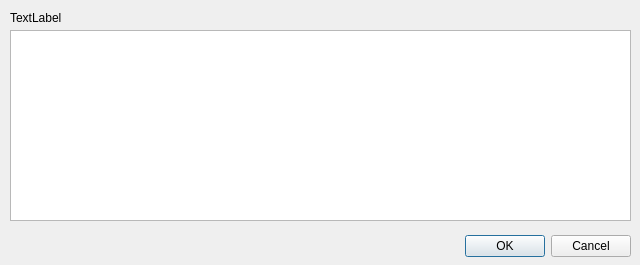
<?xml version="1.0" encoding="UTF-8"?>
<ui version="4.0">
 <class>Dialog</class>
 <widget class="QDialog" name="Dialog">
  <property name="geometry">
   <rect>
    <x>0</x>
    <y>0</y>
    <width>640</width>
    <height>265</height>
   </rect>
  </property>
  <property name="windowTitle">
   <string>Dialog</string>
  </property>
  <widget class="QDialogButtonBox" name="buttonBox">
   <property name="geometry">
    <rect>
     <x>10</x>
     <y>230</y>
     <width>621</width>
     <height>32</height>
    </rect>
   </property>
   <property name="orientation">
    <enum>Qt::Horizontal</enum>
   </property>
   <property name="standardButtons">
    <set>QDialogButtonBox::Cancel|QDialogButtonBox::Ok</set>
   </property>
  </widget>
  <widget class="QTextEdit" name="txtMark">
   <property name="geometry">
    <rect>
     <x>10</x>
     <y>30</y>
     <width>621</width>
     <height>191</height>
    </rect>
   </property>
  </widget>
  <widget class="QLabel" name="lbTitle">
   <property name="geometry">
    <rect>
     <x>10</x>
     <y>10</y>
     <width>621</width>
     <height>16</height>
    </rect>
   </property>
   <property name="text">
    <string>TextLabel</string>
   </property>
  </widget>
 </widget>
 <resources/>
 <connections>
  <connection>
   <sender>buttonBox</sender>
   <signal>accepted()</signal>
   <receiver>Dialog</receiver>
   <slot>accept()</slot>
   <hints>
    <hint type="sourcelabel">
     <x>248</x>
     <y>254</y>
    </hint>
    <hint type="destinationlabel">
     <x>157</x>
     <y>274</y>
    </hint>
   </hints>
  </connection>
  <connection>
   <sender>buttonBox</sender>
   <signal>rejected()</signal>
   <receiver>Dialog</receiver>
   <slot>reject()</slot>
   <hints>
    <hint type="sourcelabel">
     <x>316</x>
     <y>260</y>
    </hint>
    <hint type="destinationlabel">
     <x>286</x>
     <y>274</y>
    </hint>
   </hints>
  </connection>
 </connections>
</ui>
